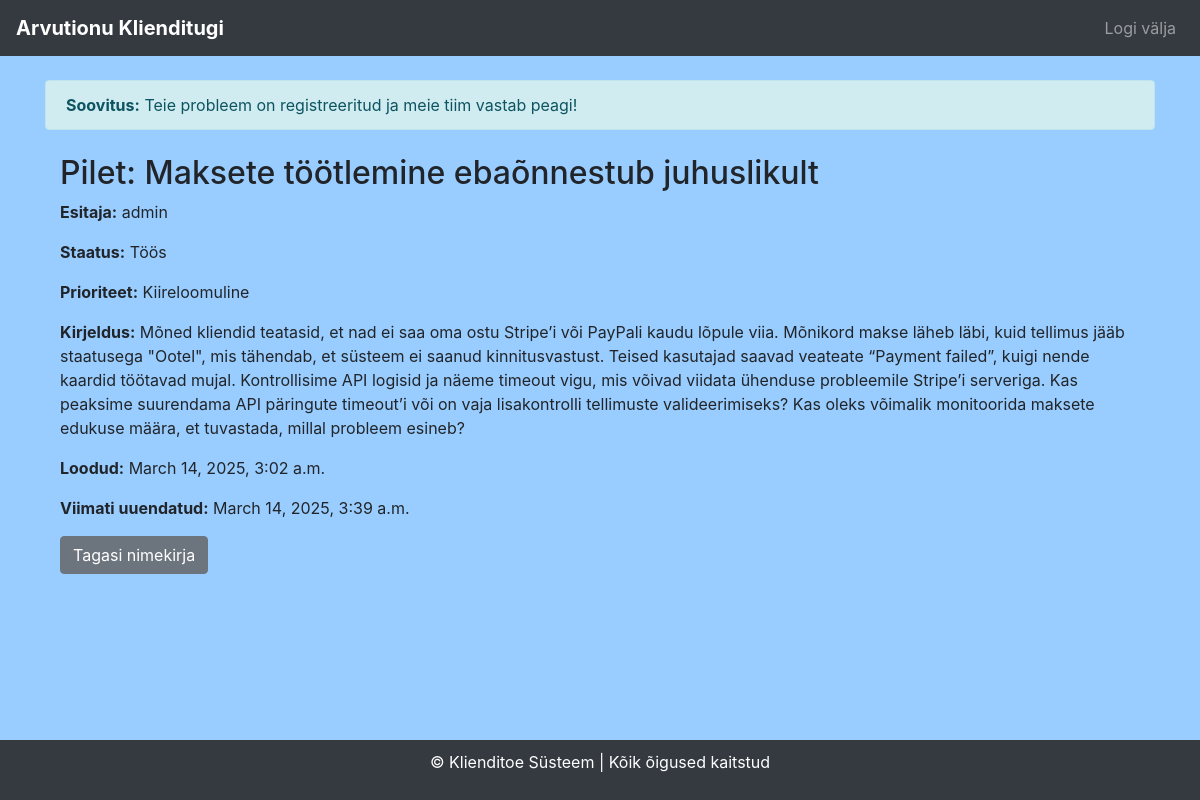
The app's page /tickets/5/ (signed in) with its own data.
### tickets/models.py (models this page shows, shortened)
class Ticket(models.Model):
    user = models.ForeignKey(User, on_delete=models.CASCADE)
    subject = models.CharField(max_length=200)
    description = models.TextField()
    status = models.CharField(max_length=20, choices=STATUS_CHOICES, default='open')
    priority = models.CharField(max_length=20, choices=PRIORITY_CHOICES, default='medium')
    created_at = models.DateTimeField(auto_now_add=True)
    updated_at = models.DateTimeField(auto_now=True)

### tickets/views.py (the view)
# urls.py: path('tickets/<int:ticket_id>/', views.ticket_detail, name='ticket_detail'),
@login_required
def ticket_detail(request, ticket_id):
    ticket = get_object_or_404(Ticket, id=ticket_id, user=request.user)
    suggested_solution = suggest_solution(ticket)
    return render(request, 'tickets/ticket_detail.html', {'ticket': ticket, 'suggested_solution': suggested_solution})

### tickets/views.py (called while the page is built)
def suggest_solution(ticket):
    solutions = {
        "Server error": "Palun proovige serveri taaskäivitust ja vaadake logifaile.",
        "Login issue": "Kontrollige, kas sisestatud e-post ja parool on õiged.",
        "Page not loading": "Proovige tühjendada brauseri vahemälu ja kontrollige võrguühendust.",
        "Bug report": "Palun saatke ekraanipilt ja logifailid, et saaksime probleemi uurida."
    }
    for key, solution in solutions.items():
        if key.lower() in ticket.subject.lower():
            return solution
    return "Teie probleem on registreeritud ja meie tiim vastab peagi!"

### tickets/templates/tickets/ticket_detail.html
{% extends 'base.html' %}
{% block content %}
{% if suggested_solution %}
    <div class="alert alert-info">
        <strong>Soovitus:</strong> {{ suggested_solution }}
    </div>
{% endif %}
    <div class="container mt-4">
        <h2>Pilet: {{ ticket.subject }}</h2>
        <p><strong>Esitaja:</strong> {{ ticket.user.username }}</p>
        <p><strong>Staatus:</strong> {{ ticket.get_status_display }}</p>
        <p><strong>Prioriteet:</strong> {{ ticket.get_priority_display }}</p>
        <p><strong>Kirjeldus:</strong> {{ ticket.description }}</p>
        <p><strong>Loodud:</strong> {{ ticket.created_at }}</p>
        <p><strong>Viimati uuendatud:</strong> {{ ticket.updated_at }}</p>
        <a href="{% url 'ticket_list' %}" class="btn btn-secondary">Tagasi nimekirja</a>
    </div>
{% endblock %}

### tickets/templates/base.html (style rules this page uses)
body { background-color: #9acdff; }

### records on screen
Ticket: subject "Maksete töötlemine ebaõnnestub juhuslikult", user.username "admin", status "Töös", priority "Kiireloomuline", description "Mõned kliendid teatasid, et nad ei saa oma ostu Stripe’i või PayPali kaudu lõpule viia. Mõnikord makse läheb läbi, kuid tellimus jääb staatusega \"Ootel\", mis tähendab, et süsteem ei saanud kinnitusvastust. Teised kasutajad saavad veateate “Payment failed”, kuigi nende kaardid töötavad mujal. Kontrollisime API logisid ja näeme timeout vigu, mis võivad viidata ühenduse probleemile Stripe’i serveriga. Kas peaksime suurendama API päringute timeout’i või on vaja lisakontrolli tellimuste valideerimiseks? Kas oleks võimalik monitoorida maksete edukuse määra, et tuvastada, millal probleem esineb?", created_at "March 14, 2025, 3:02 a.m.", updated_at "March 14, 2025, 3:39 a.m."

### other values on screen
{{ suggested_solution }} "Teie probleem on registreeritud ja meie tiim vastab peagi!"
